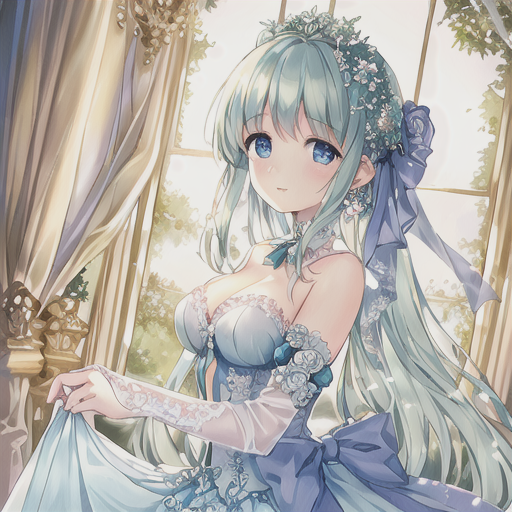
#> input picture homework4/images/test.png, 512 x 512 px
$ python regionGrowth.py
#> lines starting #> are read from the running program, lines starting #| are printed output that depends on the picture; after the words box and inside, x2 and y2 are one past the last pixel; in counts of white or black regions, pixels touching at a corner belong together
"""
@Project ：CV
@File    ：regionGrowth.py
@IDE     ：PyCharm
@Author  ：32005231文萧寒
@Date    ：2023/3/21 15:25
 实现区域生长算法
"""

import cv2
import numpy as np
import matplotlib.pyplot as plt
import PIL.Image as Image


# [34 lines of commented-out code are left out]


def regionGrowth(img, seed, dis_thres):
    print(img.shape)
    print(seed)
    print(dis_thres)
    visited = np.zeros(img.shape, dtype=np.uint8)  # 访问标记
    out_mask = np.zeros(img.shape, dtype=np.uint8)  # 输出区域标记
    neighbor = [(0, 1), (0, -1), (1, 0), (-1, 0)]  # 四邻域
    seeds = [seed]  # 种子点入队
    while len(seeds) > 0:
        print(len(seeds))
        cur_seed = seeds.pop(0)  # 队首元素出队
        print(cur_seed)
        if visited[cur_seed] == 1:
            continue
        visited[cur_seed] = 1  # 标记为已访问
        out_mask[cur_seed] = 1  # 标记为前景
        mean = np.mean(img[out_mask == 1])  # 计算当前区域的均值
        for i in range(4):  # 四邻域
            # print(neighbor[i])
            next_seed = (cur_seed[0] + neighbor[i][0], cur_seed[1] + neighbor[i][1])
            # print(next_seed)
            # 判断是否越界
            if next_seed[0] < 0 or next_seed[0] >= img.shape[0] or next_seed[1] < 0 or next_seed[1] >= img.shape[1]:
                continue
            # 判断是否已访问
            if visited[next_seed] == 1:
                continue
            # 判断是否满足阈值条件
            if abs(img[next_seed] - mean) > dis_thres:
                continue
            seeds.append(next_seed)  # 满足条件的种子点入队
    return out_mask


if __name__ == '__main__':
    img = cv2.imread('images/test.png')
#> img is the input picture: shape (512, 512, 3); mean B, G, R 170.8, 176.3, 180.5
    img = cv2.cvtColor(img, cv2.COLOR_BGR2GRAY)
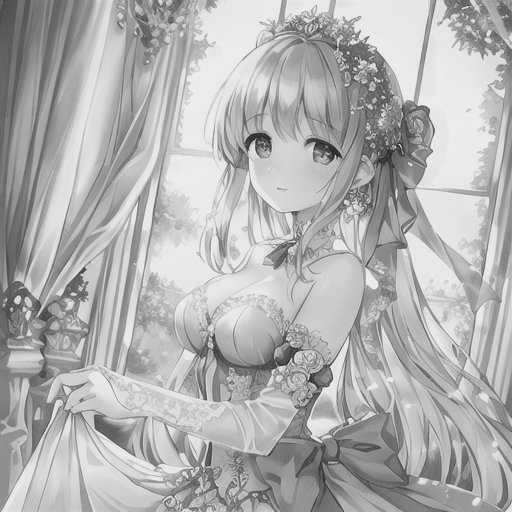
#> img: shape (512, 512); min 36, max 244, mean 176.9
    seed = (100, 300)  # 种子点
    dis_thres = 20  # 阈值
    out_mask = regionGrowth(img, seed, dis_thres)
#| (512, 512)
#> the loop in regionGrowth, `while len(seeds) > 0:` made 99 passes
#> mean on passes 1, 2, 3, 4, 5, 6, 7, 9, 10, 11, 13, 14: 116, 119, 111.7, 112.5, 115.8, 114.2, 114.3, 115.6, 114.2, 113.6, 112.4, 113.2
#> after the loop in regionGrowth, `while len(seeds) > 0:`:
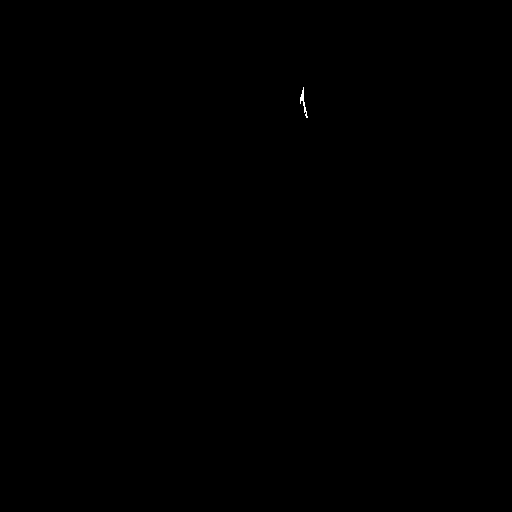
#> out_mask: shape (512, 512); values 0 (black) and 1 (white), 0.03% white in thin lines or dots, all inside (x1, y1, x2, y2) = (300, 87, 308, 118)
#> after the loop in regionGrowth, `while len(seeds) > 0:`: seeds = []
    plt.imshow(out_mask, cmap='gray')
    plt.savefig('images/regionGrowth111.png')
